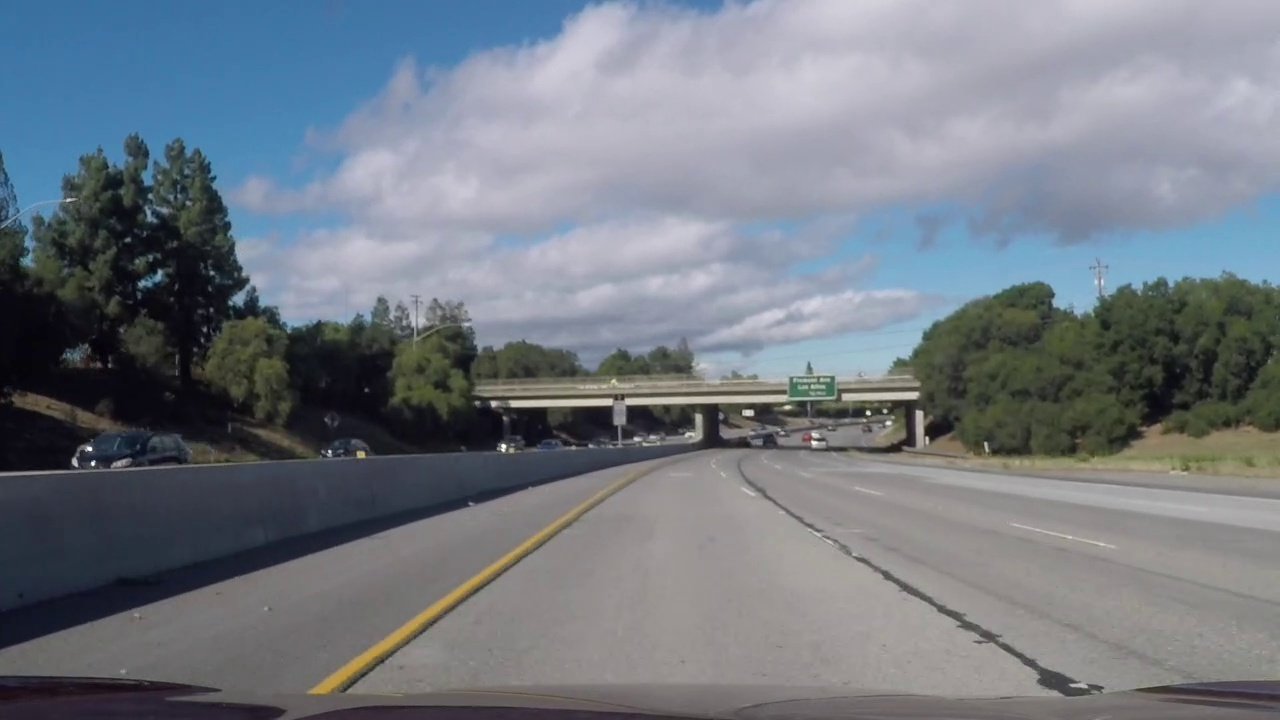
#> input picture model/Lane_and_Object_Detection/test_images/challenge_video_frame_10.jpg, 1280 x 720 px, given as the content of the folder camera_cal, which was not available
$ jupyter execute --allow-errors main.ipynb   (shell and % lines are left out)
#> lines starting #> are read from the running program, lines starting #| are printed output that depends on the picture; pictures that were not available may be replaced by others from this repository, and a replacement may not be noted
### model/Lane_and_Object_Detection/CameraCalibration.py
import numpy as np
import cv2
import glob
import matplotlib.image as mpimg
import matplotlib.pyplot as plt

class CameraCalibration():
    """ Class that calibrate camera using chessboard images.

    Attributes:
        mtx (np.array): Camera matrix
        dist (np.array): Distortion coefficients
    """
    def __init__(self, image_dir, nx, ny, debug=False):
        """ Init CameraCalibration.

        Parameters:
            image_dir (str): path to folder contains chessboard images
            nx (int): width of chessboard (number of squares)
            ny (int): height of chessboard (number of squares)
        """
#> called with image_dir = 'camera_cal', nx = 9, ny = 6, debug = False
        fnames = glob.glob("{}/*".format(image_dir))
        objpoints = []
        imgpoints = []

        # Coordinates of chessboard's corners in 3D
        objp = np.zeros((nx*ny, 3), np.float32)
        objp[:,:2] = np.mgrid[0:nx, 0:ny].T.reshape(-1, 2)

        # Go through all chessboard images
        for f in fnames:
            img = mpimg.imread(f)
#> img is the input picture: shape (720, 1280, 3); mean R, G, B 115.1, 122.1, 130.8

            # Convert to grayscale image
            gray = cv2.cvtColor(img, cv2.COLOR_RGB2GRAY)
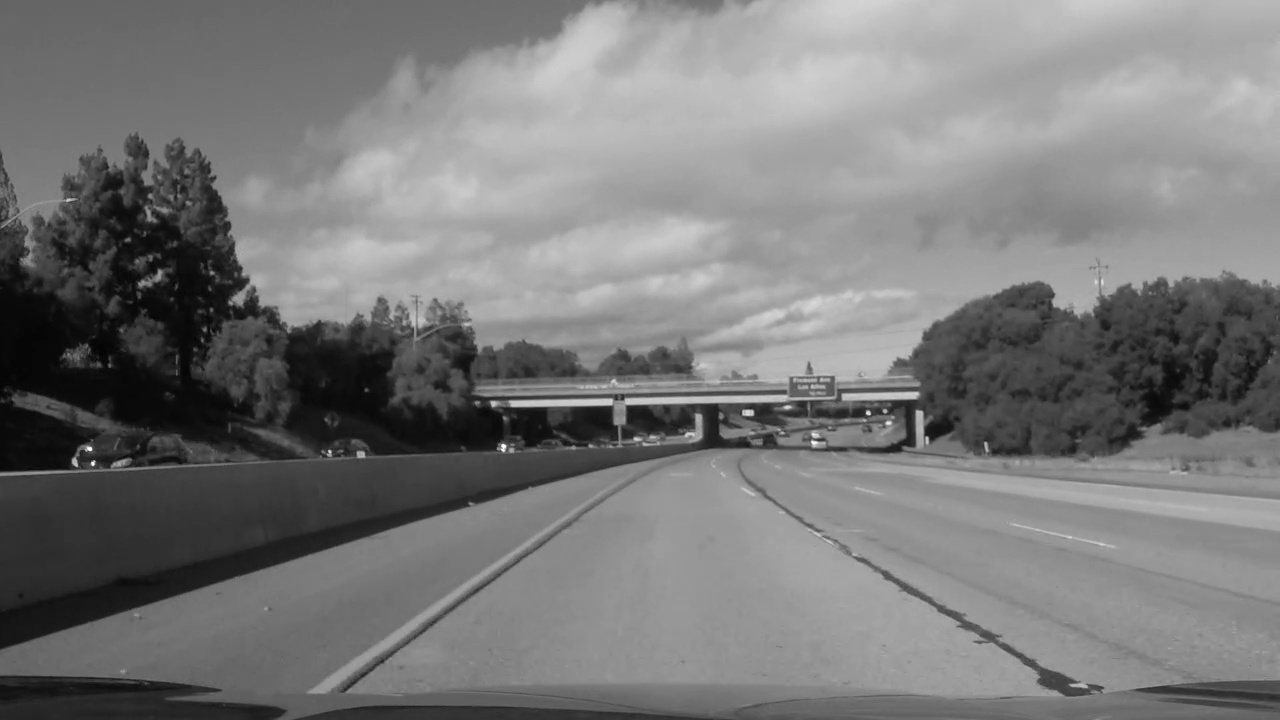
#> gray: shape (720, 1280); min 1, max 254, mean 121

            # Find chessboard corners
            ret, corners = cv2.findChessboardCorners(img, (nx, ny))
#> ret = False; corners = None
            if ret:
                imgpoints.append(corners)
                objpoints.append(objp)

        shape = (img.shape[1], img.shape[0])
#> shape = (1280, 720)
        ret, self.mtx, self.dist, _, _ = cv2.calibrateCamera(objpoints, imgpoints, shape, None, None)

        if not ret:
            raise Exception("Unable to calibrate camera")

    # [12 lines left out: function undistort, not called in this run]

### model/main.ipynb
[cell 1]
%cd Lane_and_Object_Detection

[cell 2]
import numpy as np
import matplotlib.image as mpimg
import cv2
from docopt import docopt
from IPython.display import HTML
from IPython.core.display import Video
from moviepy.editor import VideoFileClip
from CameraCalibration import CameraCalibration
from Thresholding import *
from PerspectiveTransformation import *
from LaneLines import *
from ObjectDetection import *

class FindLaneLines:
    def __init__(self):
        """ Init Application"""
        self.calibration = CameraCalibration('camera_cal', 9, 6)
        self.thresholding = Thresholding()
        self.transform = PerspectiveTransformation()
        self.lanelines = LaneLines()

    # [47 lines left out: functions forward, process_image, process_video, process_stream, not called in this run]

def main():
    findLaneLines = FindLaneLines()
    findLaneLines.process_stream("/input_videos/harder_challenge_video.mp4")

#> (the rest of this cell did not finish here and is left out)


$ run again, on model/Lane_and_Object_Detection/test_images/challenge_video_frame_100.jpg
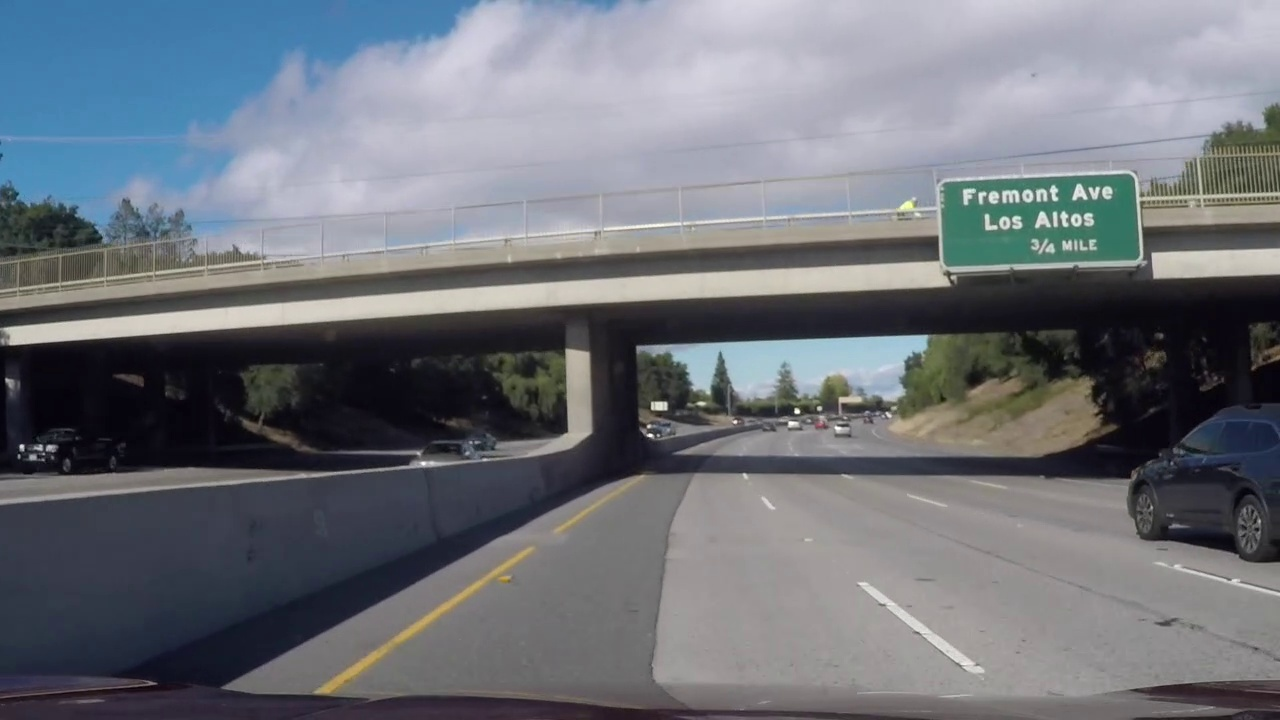
#> input picture model/Lane_and_Object_Detection/test_images/challenge_video_frame_100.jpg, 1280 x 720 px, given as the content of the folder camera_cal, which was not available
#> in __init__, img is the input picture: shape (720, 1280, 3); mean R, G, B 110.2, 114.4, 121.7
#> in __init__, `gray = cv2.cvtColor(img, cv2.COLOR_RGB2GRAY)`:
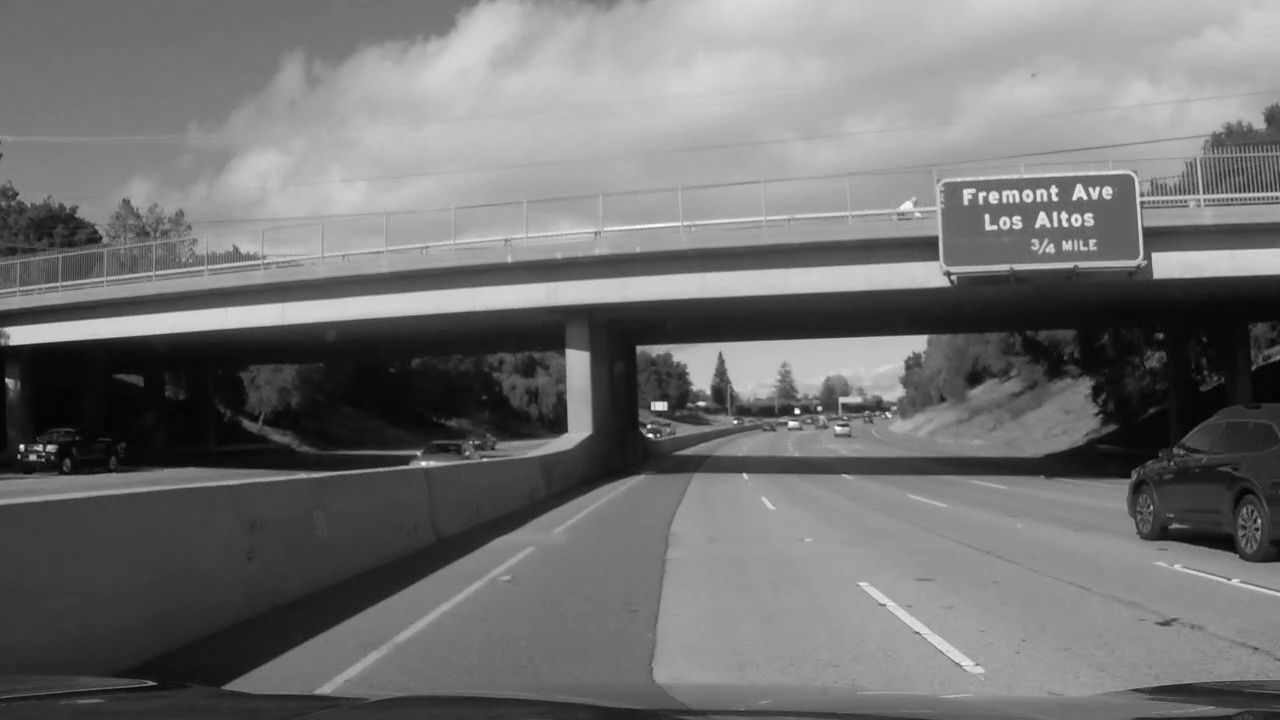
#> gray: shape (720, 1280); min 1, max 255, mean 114
#> ret = False; corners = None

$ run again, on model/Lane_and_Object_Detection/test_images/challenge_video_frame_110.jpg
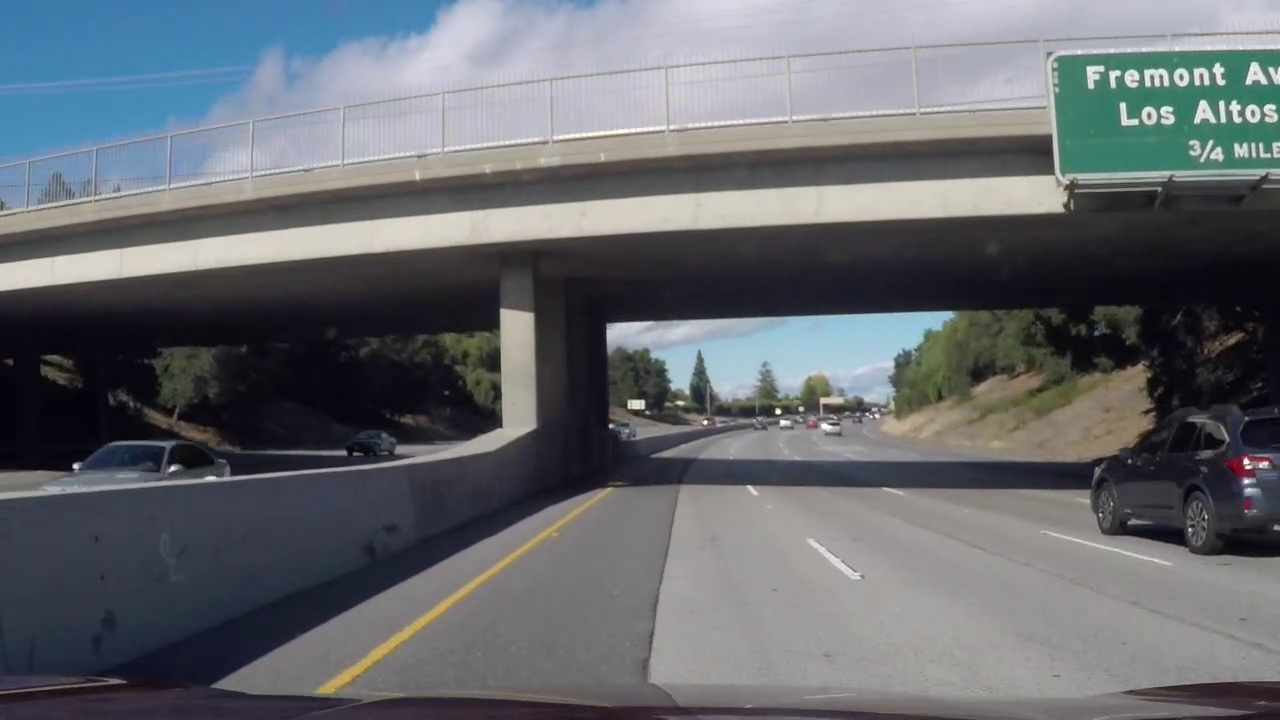
#> input picture model/Lane_and_Object_Detection/test_images/challenge_video_frame_110.jpg, 1280 x 720 px, given as the content of the folder camera_cal, which was not available
#> in __init__, img is the input picture: shape (720, 1280, 3); mean R, G, B 101.7, 105.5, 110.5
#> in __init__, `gray = cv2.cvtColor(img, cv2.COLOR_RGB2GRAY)`:
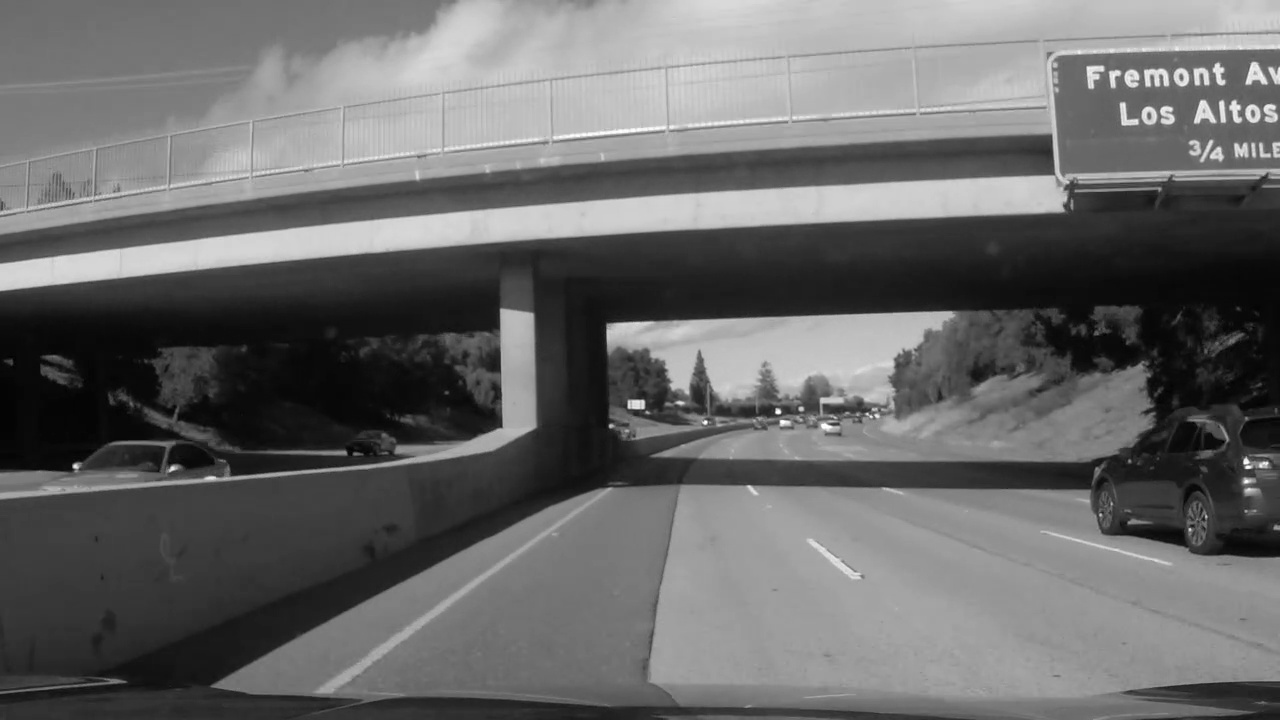
#> gray: shape (720, 1280); min 0, max 255, mean 104.9
#> ret = False; corners = None
